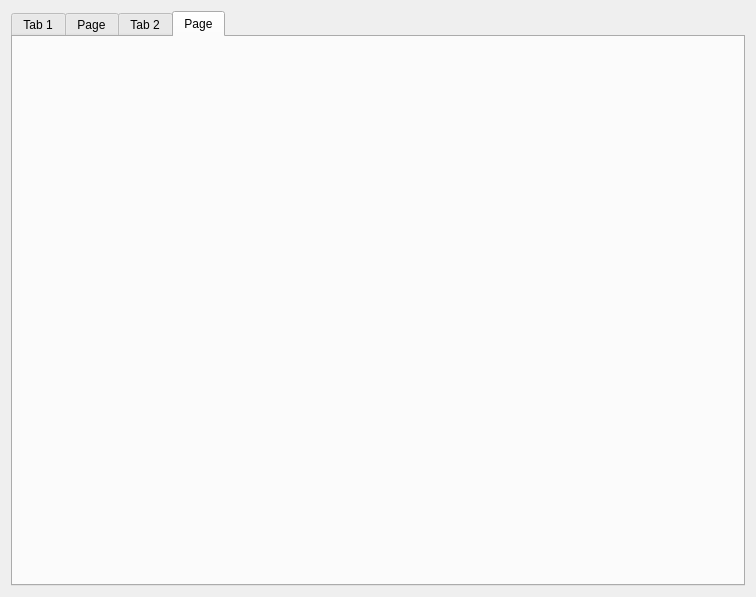
<?xml version="1.0" encoding="UTF-8"?>
<ui version="4.0">
 <class>Form</class>
 <widget class="QWidget" name="Form">
  <property name="geometry">
   <rect>
    <x>0</x>
    <y>0</y>
    <width>756</width>
    <height>597</height>
   </rect>
  </property>
  <property name="windowTitle">
   <string>Form</string>
  </property>
  <layout class="QGridLayout" name="gridLayout">
   <item row="0" column="0">
    <widget class="QTabWidget" name="main_program_tabs">
     <property name="currentIndex">
      <number>3</number>
     </property>
     <widget class="QWidget" name="lockin_tab">
      <attribute name="title">
       <string>Tab 1</string>
      </attribute>
      <layout class="QGridLayout" name="gridLayout_4">
       <item row="0" column="0">
        <layout class="QGridLayout" name="lockin_tab_lt"/>
       </item>
      </layout>
     </widget>
     <widget class="QWidget" name="motor_tab">
      <attribute name="title">
       <string>Page</string>
      </attribute>
      <layout class="QGridLayout" name="gridLayout_3">
       <item row="0" column="0">
        <layout class="QGridLayout" name="motor_tab_lt"/>
       </item>
      </layout>
     </widget>
     <widget class="QWidget" name="camera_tab">
      <attribute name="title">
       <string>Tab 2</string>
      </attribute>
      <layout class="QGridLayout" name="gridLayout_2">
       <item row="0" column="0">
        <layout class="QVBoxLayout" name="verticalLayout">
         <item>
          <layout class="QHBoxLayout" name="top_c_lt"/>
         </item>
         <item>
          <layout class="QHBoxLayout" name="bot_c_lt"/>
         </item>
        </layout>
       </item>
      </layout>
     </widget>
     <widget class="QWidget" name="experiment_tab">
      <attribute name="title">
       <string>Page</string>
      </attribute>
      <layout class="QGridLayout" name="gridLayout_5">
       <item row="0" column="0">
        <layout class="QVBoxLayout" name="experiment_lt"/>
       </item>
      </layout>
     </widget>
    </widget>
   </item>
  </layout>
 </widget>
 <resources/>
 <connections/>
</ui>
